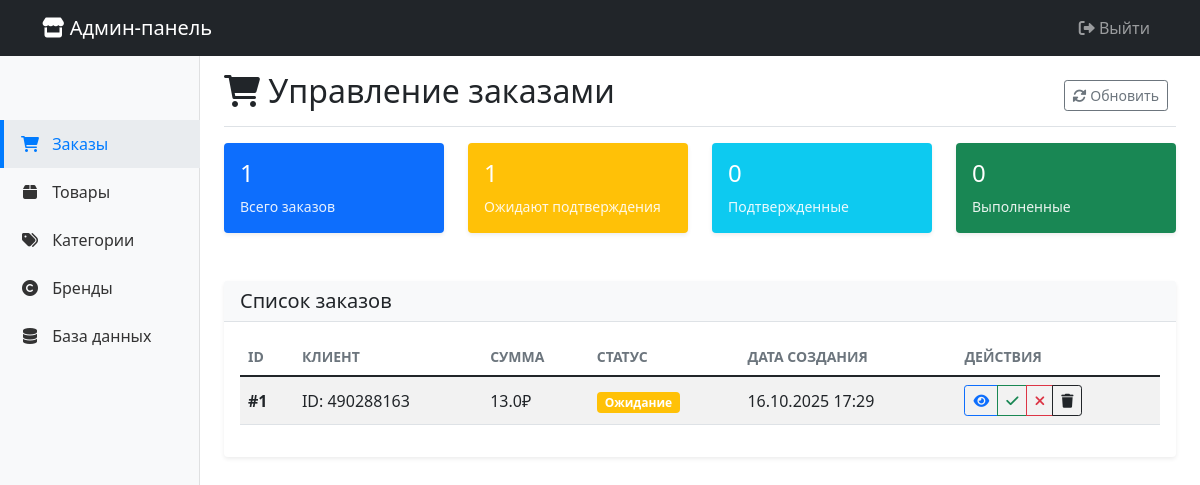
/orders (signed in), run on the app's committed database.
### database/models.py (models this page shows)
class Order(Base):
    __tablename__ = 'orders'
    id = Column(Integer, primary_key=True)
    user_id = Column(Integer, ForeignKey('users.id'))
    status = Column(String(50), default='pending')
    total_amount = Column(Float, nullable=False)
    customer_name = Column(String(200), nullable=False)
    delivery_method = Column(String(100))
    delivery_address = Column(Text)
    delivery_date = Column(String(100))
    delivery_time = Column(String(50))
    payment_method = Column(String(100))
    notes = Column(Text)
    created_at = Column(DateTime, default=lambda: datetime.now(pytz.utc))
    user = relationship("User", back_populates="orders")
    order_items = relationship("OrderItem", back_populates="order")

class User(Base):
    __tablename__ = 'users'
    id = Column(Integer, primary_key=True)
    telegram_id = Column(Integer, unique=True, nullable=False)
    username = Column(String(100))
    first_name = Column(String(100))
    last_name = Column(String(100))
    phone = Column(String(20))
    created_at = Column(DateTime, default=lambda: datetime.now(pytz.utc))
    cart_items = relationship("CartItem", back_populates="user")
    orders = relationship("Order", back_populates="user")

### admin/app.py (the view)
@app.route('/orders')
@login_required
def orders():
    session = SessionLocal()
    try:
        orders_data = session.execute(text("""
            SELECT o.*, u.username, u.first_name, u.last_name, u.telegram_id
            FROM orders o
            LEFT JOIN users u ON o.user_id = u.id
            ORDER BY o.created_at DESC
        """)).fetchall()
        stats = session.execute(text("""
            SELECT
                COUNT(*) as total_orders,
                SUM(CASE WHEN status = 'pending' THEN 1 ELSE 0 END) as pending_orders,
                SUM(CASE WHEN status = 'confirmed' THEN 1 ELSE 0 END) as confirmed_orders,
                SUM(CASE WHEN status = 'completed' THEN 1 ELSE 0 END) as completed_orders,
                SUM(total_amount) as total_revenue
            FROM orders
            WHERE status != 'cancelled'
        """)).fetchone()
        return render_template('orders.html',
                             orders=orders_data,
                             stats=stats,
                             current_time=datetime.now())
    finally:
        session.close()

### admin/app.py (called while the page is built)
@login_manager.user_loader
def load_user(user_id):
    return AdminUser(user_id)

@app.template_filter('format_date')
def format_date(value, format='%d.%m.%Y'):
    if not value:
        return "---"
    if isinstance(value, str):
        try:
            if 'T' in value:
                value = datetime.fromisoformat(value.replace('Z', '+00:00'))
            else:
                value = datetime.strptime(value, '%Y-%m-%d %H:%M:%S.%f')
        except (ValueError, AttributeError):
            return value[:10]  # Первые 10 символов (YYYY-MM-DD)
    if isinstance(value, datetime):
        return value.strftime(format)
    return str(value)

@app.template_filter('format_datetime')
def format_datetime(value, format='%d.%m.%Y %H:%M'):
    return format_date(value, format)

### admin/templates/orders.html (shortened to what this page needs)
{% extends "base.html" %}
{% block content %}
<div class="d-flex justify-content-between flex-wrap flex-md-nowrap align-items-center pt-3 pb-2 mb-3 border-bottom">
    <h1 class="h2"><i class="fas fa-shopping-cart"></i> Управление заказами</h1>
    <div class="btn-toolbar mb-2 mb-md-0">
        <div class="btn-group me-2">
            <button type="button" class="btn btn-sm btn-outline-secondary" onclick="location.reload()">
                <i class="fas fa-sync-alt"></i> Обновить
            </button>
        </div>
    </div>
</div>
<div class="row mb-4">
    <div class="col-md-3">
        <div class="card text-white bg-primary">
            <div class="card-body">
                <h5 class="card-title">{{ stats.total_orders or 0 }}</h5>
                <p class="card-text">Всего заказов</p>
            </div>
        </div>
    </div>
    <div class="col-md-3">
        <div class="card text-white bg-warning">
            <div class="card-body">
                <h5 class="card-title">{{ stats.pending_orders or 0 }}</h5>
                <p class="card-text">Ожидают подтверждения</p>
            </div>
        </div>
    </div>
    <div class="col-md-3">
        <div class="card text-white bg-info">
            <div class="card-body">
                <h5 class="card-title">{{ stats.confirmed_orders or 0 }}</h5>
                <p class="card-text">Подтвержденные</p>
            </div>
        </div>
    </div>
    <div class="col-md-3">
        <div class="card text-white bg-success">
            <div class="card-body">
                <h5 class="card-title">{{ stats.completed_orders or 0 }}</h5>
                <p class="card-text">Выполненные</p>
            </div>
        </div>
    </div>
</div>
<div class="card">
    <div class="card-header">
        <h5 class="card-title mb-0">Список заказов</h5>
    </div>
    <div class="card-body">
        <div class="table-responsive">
            <table class="table table-striped table-hover">
                <thead>
                    <tr>
                        <th>ID</th>
                        <th>Клиент</th>
                        <th>Сумма</th>
                        <th>Статус</th>
                        <th>Дата создания</th>
                        <th>Действия</th>
                    </tr>
                </thead>
                <tbody>
                    {% for order in orders %}
                    <tr>
                        <td><strong>#{{ order.id }}</strong></td>
                        <td>
                            {% if order.first_name or order.last_name %}
                                {{ order.first_name }} {{ order.last_name }}
                            {% elif order.username %}
                                @{{ order.username }}
                            {% else %}
                                ID: {{ order.telegram_id }}
                            {% endif %}
                        </td>
                        <td>{{ order.total_amount }}₽</td>
                        <td>
                            <span class="badge
                                {% if order.status == 'pending' %}bg-warning
                                {% elif order.status == 'confirmed' %}bg-info
                                {% elif order.status == 'completed' %}bg-success
                                {% elif order.status == 'cancelled' %}bg-danger
                                {% else %}bg-secondary{% endif %}">
                                {% if order.status == 'pending' %}Ожидание
                                {% elif order.status == 'confirmed' %}Подтвержден
                                {% elif order.status == 'completed' %}Выполнен
                                {% elif order.status == 'cancelled' %}Отменен
                                {% else %}{{ order.status }}{% endif %}
                            </span>
                        </td>
                        <td>{{ order.created_at | format_datetime }}</td>
                        <td>
                            <div class="btn-group btn-group-sm">
                                <button type="button" class="btn btn-outline-primary"
                                        onclick="showOrderDetails({{ order.id }})"
                                        title="Просмотреть детали">
                                    <i class="fas fa-eye"></i>
                                </button>
                                {% if order.status == 'pending' %}
                                <button type="button" class="btn btn-outline-success"
                                        onclick="updateOrderStatus({{ order.id }}, 'confirmed')"
                                        title="Подтвердить заказ">
                                    <i class="fas fa-check"></i>
                                </button>
                                <button type="button" class="btn btn-outline-danger"
                                        onclick="updateOrderStatus({{ order.id }}, 'cancelled')"
                                        title="Отменить заказ">
                                    <i class="fas fa-times"></i>
                                </button>
                                {% elif order.status == 'confirmed' %}
                                <button type="button" class="btn btn-outline-success"
                                        onclick="updateOrderStatus({{ order.id }}, 'completed')"
                                        title="Завершить заказ">
                                    <i class="fas fa-check-double"></i>
                                </button>
                                {% endif %}
                                <button type="button" class="btn btn-outline-dark"
                                        onclick="deleteOrder({{ order.id }})"
                                        title="Удалить заказ">
                                    <i class="fas fa-trash"></i>
                                </button>
                            </div>
                        </td>
                    </tr>
                    {% endfor %}
                </tbody>
            </table>
        </div>
    </div>
</div>
{% endblock %}

### admin/static/css/style.css (style rules this page uses)
.table th { border-top: none; font-weight: 600; font-size: 0.875rem; text-transform: uppercase; color: #6c757d; }
.table td { vertical-align: middle; }
.card { border: none; box-shadow: 0 0.125rem 0.25rem rgba(0, 0, 0, 0.075); margin-bottom: 1.5rem; }
.card-header { background-color: #f8f9fa; border-bottom: 1px solid #dee2e6; font-weight: 600; }
.badge { font-size: 0.75em; }
.btn-group-sm > .btn { padding: 0.25rem 0.5rem; }
.card.text-white .card-body { padding: 1rem; }
.card.text-white .card-title { font-size: 1.5rem; margin-bottom: 0.5rem; }
.card.text-white .card-text { font-size: 0.875rem; opacity: 0.9; }

### data on the page
Order: id "1", telegram_id "490288163", total_amount "13.0", status "Ожидание", created_at "16.10.2025 17:29"

### other printed values
{{ stats.total_orders or 0 }} "1"
{{ stats.pending_orders or 0 }} "1"
{{ stats.confirmed_orders or 0 }} "0"
{{ stats.completed_orders or 0 }} "0"
